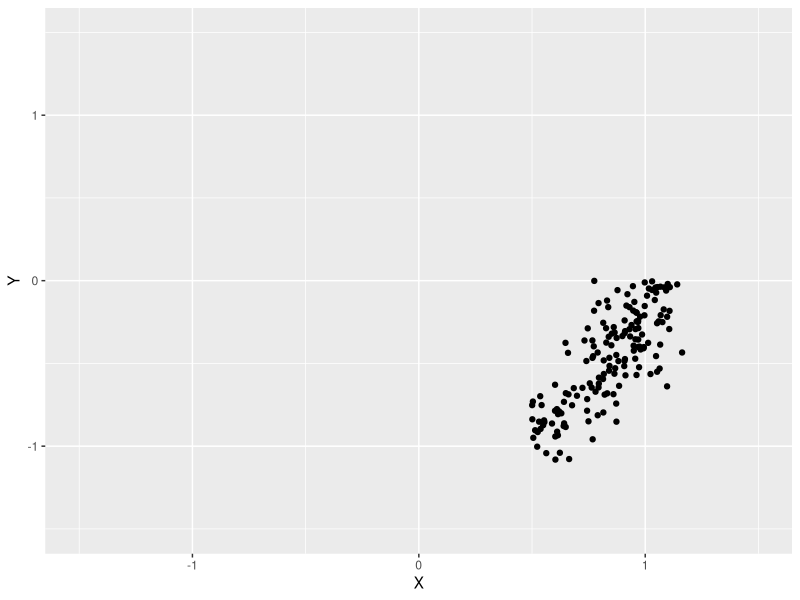
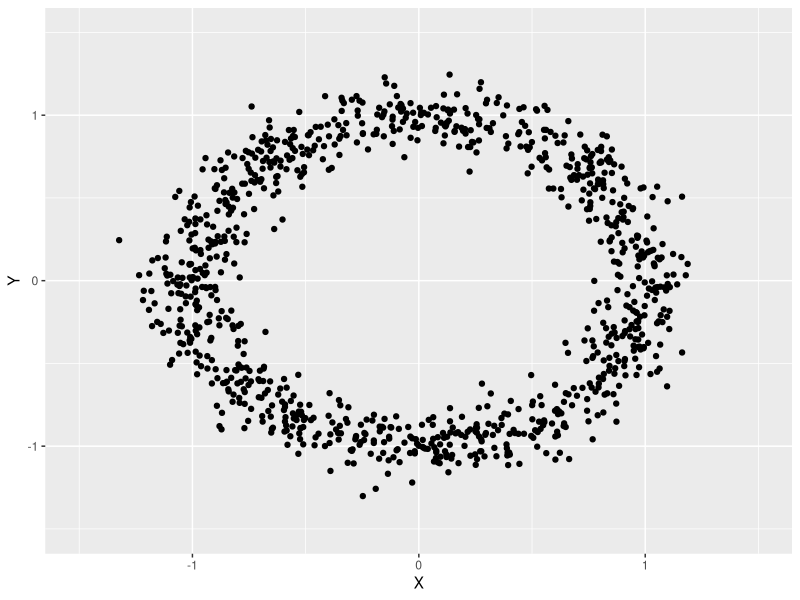

Write R code to recreate these figures, in order.
N=1000
r = rnorm(n = N, mean = 1, sd = 0.1)
theta = runif(n=N, min = 0, max = 2*pi)

library(dplyr)
library(ggplot2)


tbl <- tibble(X=as.numeric(NA),
              Y=as.numeric(NA),
              R=r,
              Theta = theta)

tbl <- tbl %>% mutate(X = R*cos(Theta), 
               Y= R*sin(Theta))

tbl %>% 
  filter(X>0.5, Y<0) %>% 
  ggplot() + 
  geom_point(aes(x=X, y=Y)) + 
  xlim(-1.5,1.5)+
  ylim(-1.5,1.5)


ggplot(tbl) + 
  geom_point(aes(x=X, y=Y)) + 
  xlim(-1.5,1.5)+
  ylim(-1.5,1.5)



tbl %>% 
  filter(X>0.5, Y<0) %>% 
  lm(Y~X, data=.) %>% summary()

mdl <- lm(Y~X, data=tbl)
summary(mdl)
